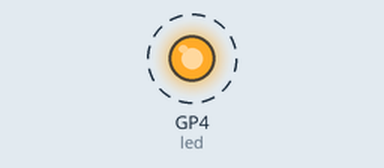
The program below on a simulated Raspberry Pi Pico running CircuitPython. On the bench: output pins drawn as LEDs (lit = HIGH). Dashed ring = blinking.

Above: at 0.2 s.
Timing chart, 0 to 3.0 s (numbered marks = the images above):
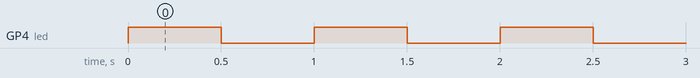

Measured:
- by itself, GP4 (led): alternates HIGH for 0.50 s and LOW for 0.50 s

The program:

LED.py
```python
# Autor: Carlos Eduardo Ortega Frias
import time
import board
import digitalio

led = digitalio.DigitalInOut(board.GP4)
led.direction = digitalio.Direction.OUTPUT

while True:
  led.value = True
  time.sleep(0.5)
  led.value = False
  time.sleep(0.5)
```
